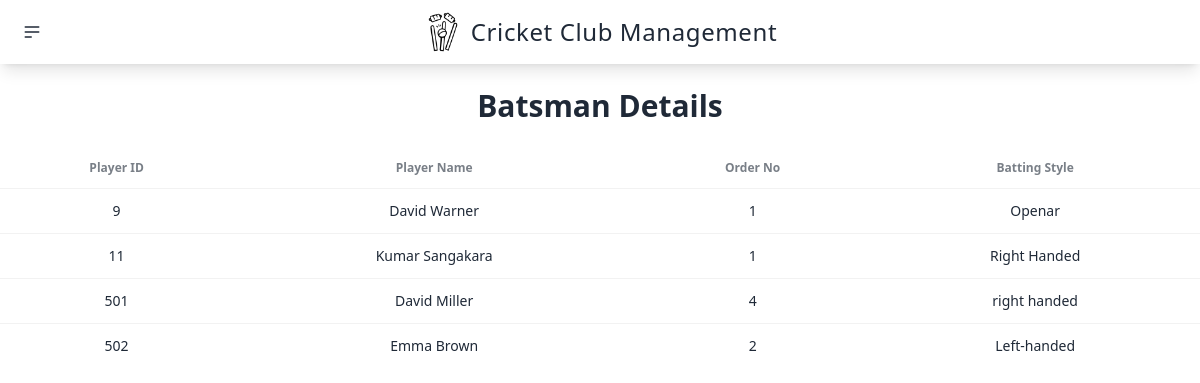
/User-Site/display-batsman.php, run on the app's committed database.
### tables this page shows
CREATE TABLE `batsman` (
  `player_id` int(11) NOT NULL,
  `order_no` int(11) DEFAULT NULL,
  `batting_style` varchar(50) DEFAULT NULL
);

CREATE TABLE `player` (
  `player_id` int(11) NOT NULL,
  `player_name` varchar(100) DEFAULT NULL,
  `date_of_birth` date DEFAULT NULL,
  `nationality` varchar(50) DEFAULT NULL
);

### User-Site/display-batsman.php (the view, shortened to what this page needs)
<?php
include '../connect.php';
$sql = "SELECT batsman.player_id, player.player_name, batsman.order_no, batsman.batting_style
        FROM batsman
        INNER JOIN player ON batsman.player_id = player.player_id";
$result = mysqli_query($conn, $sql);
?>
<!DOCTYPE html>
<html lang="en">
<head>
    <link href="https://cdn.jsdelivr.net/npm/daisyui@4.12.14/dist/full.min.css" rel="stylesheet" type="text/css" />
    <script src="https://cdn.tailwindcss.com"></script>
</head>
<?php include('partials/header.php'); ?>
<body>
    <h1 class="text-center text-3xl font-extrabold p-6">Batsman Details</h1>
    <div class="overflow-x-auto">
        <table class="table w-full">
            <thead>
                <tr>
                    <th class="text-center">Player ID</th>
                    <th class="text-center">Player Name</th>
                    <th class="text-center">Order No</th>
                    <th class="text-center">Batting Style</th>
                </tr>
            </thead>
            <tbody>
                <?php
                if ($result && mysqli_num_rows($result) > 0) {
                    while ($row = mysqli_fetch_assoc($result)) {
                        $player_id = $row['player_id'];
                        $player_name = $row['player_name'];
                        $order_no = $row['order_no'];
                        $batting_style = $row['batting_style'];
                        echo "
                            <tr>
                                <td class='text-center'>$player_id</td>
                                <td class='text-center'>$player_name</td>
                                <td class='text-center'>$order_no</td>
                                <td class='text-center'>$batting_style</td>
                            </tr>";
                    }
                } else {
                    echo "<tr><td colspan='4' class='text-center'>No batsman data found.</td></tr>";
                }
                ?>
            </tbody>
        </table>
    </div>
</body>
</html>

### User-Site/partials/header.php (shortened to what this page needs)
<!DOCTYPE html>
<html lang="en">
<head>
    <link href="https://cdn.jsdelivr.net/npm/daisyui@4.12.14/dist/full.min.css" rel="stylesheet" type="text/css" />
    <link href=" https://cdnjs.cloudflare.com/ajax/libs/font-awesome/6.7.1/css/all.min.css" rel="stylesheet"
        type="text/css" />
    <script src="https://cdn.tailwindcss.com"></script>
</head>
<body>
    <div class="navbar bg-white sticky top-0 z-50 shadow-lg">
        <div class="navbar-start">
            <div class="dropdown">
                <div tabindex="0" role="button" class="btn btn-ghost btn-circle">
                    <svg xmlns="http://www.w3.org/2000/svg" class="h-5 w-5" fill="none" viewBox="0 0 24 24"
                        stroke="currentColor">
                        <path stroke-linecap="round" stroke-linejoin="round" stroke-width="2"
                            d="M4 6h16M4 12h16M4 18h7" />
                    </svg>
                </div>
            </div>
        </div>
        <div class="navbar-center flex items-center">
            <img src="../resources/wicket.png" alt="Logo" class="h-10 w-10 mr-2">
            <a class="text-2xl font-playfair text-gray-800 tracking-wide" href="landing-page.php">Cricket Club Management</a>
        </div>
    </div>
</body>
</html>

### data on the page
batsman: player_id "9", player_id.player_name "David Warner", order_no "1", batting_style "Openar"
batsman: player_id "11", player_id.player_name "Kumar Sangakara", order_no "1", batting_style "Right Handed"
batsman: player_id "501", player_id.player_name "David Miller", order_no "4", batting_style "right handed"
batsman: player_id "502", player_id.player_name "Emma Brown", order_no "2", batting_style "Left-handed"
